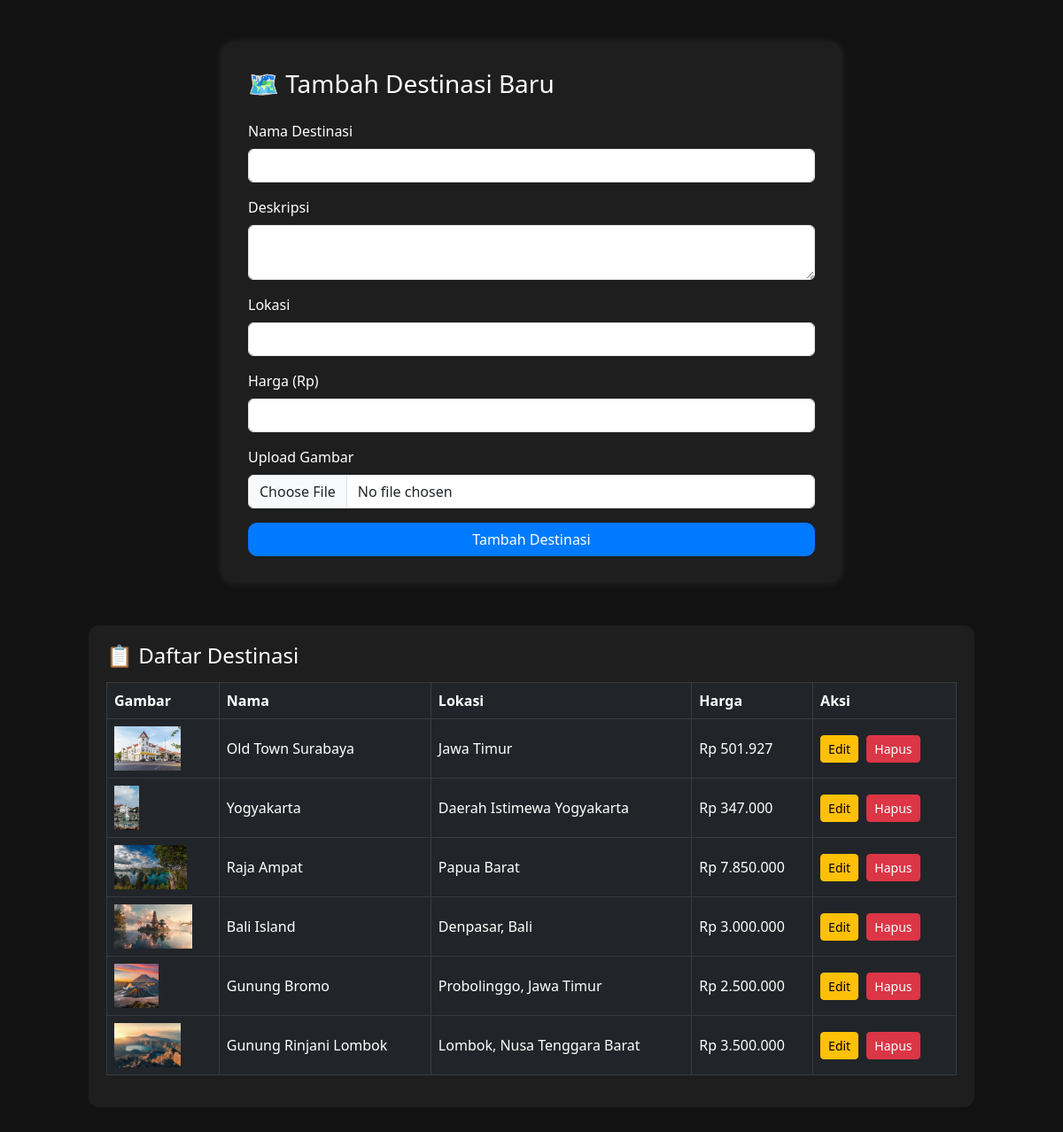
The app's page /admin/add_destination.php with its own data.
### tables this page shows
CREATE TABLE `destinations` (
  `id` int NOT NULL AUTO_INCREMENT,
  `name` varchar(255) DEFAULT NULL,
  `description` text,
  `image_path` varchar(255) DEFAULT NULL,
  `location` varchar(255) DEFAULT NULL,
  `price` int DEFAULT NULL,
  PRIMARY KEY (`id`)
);

### admin/add_destination.php (the view, shortened to what this page needs)
<?php
include '../includes/db.php';
$edit_mode = false;
$edit_data = null;
?>
<!DOCTYPE html>
<html>
<head>
    <link href="https://cdn.jsdelivr.net/npm/bootstrap@5.3.0/dist/css/bootstrap.min.css" rel="stylesheet">
</head>
<body>
    <div class="container mt-5">
        <div class="form-container">
            <h3 class="mb-4"><?= $edit_mode ? '✏️ Edit Destinasi' : '🗺️ Tambah Destinasi Baru' ?></h3>
            <form method="post" enctype="multipart/form-data">
                <div class="mb-3">
                    <label class="form-label">Nama Destinasi</label>
                    <input type="text" name="name" class="form-control" value="<?= $edit_data['name'] ?? '' ?>"
                        required>
                </div>
                <div class="mb-3">
                    <label class="form-label">Deskripsi</label>
                    <textarea name="description" class="form-control"
                        required><?= $edit_data['description'] ?? '' ?></textarea>
                </div>
                <div class="mb-3">
                    <label class="form-label">Lokasi</label>
                    <input type="text" name="location" class="form-control" value="<?= $edit_data['location'] ?? '' ?>"
                        required>
                </div>
                <div class="mb-3">
                    <label class="form-label">Harga (Rp)</label>
                    <input type="number" name="price" class="form-control" value="<?= $edit_data['price'] ?? '' ?>"
                        required>
                </div>
                <div class="mb-3">
                    <label class="form-label">Upload Gambar <?= $edit_mode ? '(boleh dikosongkan)' : '' ?></label>
                    <input type="file" name="image" class="form-control" <?= $edit_mode ? '' : 'required' ?>>
                </div>
                <div class="d-grid">
                    <button type="submit" class="btn btn-primary">
                        <?= $edit_mode ? 'Update Destinasi' : 'Tambah Destinasi' ?>
                    </button>
                </div>
            </form>
        </div>
        <div class="table-container mt-5">
            <h4 class="mb-3">📋 Daftar Destinasi</h4>
            <table class="table table-dark table-bordered table-hover align-middle">
                <thead>
                    <tr>
                        <th>Gambar</th>
                        <th>Nama</th>
                        <th>Lokasi</th>
                        <th>Harga</th>
                        <th>Aksi</th>
                    </tr>
                </thead>
                <tbody>
                    <?php
                    $all = $conn->query("SELECT * FROM destinations ORDER BY id DESC");
                    while ($row = $all->fetch_assoc()):
                    ?>
                    <tr>
                        <td><img src="../img/destinations/<?= $row['image_path'] ?>" alt="img"></td>
                        <td><?= $row['name'] ?></td>
                        <td><?= $row['location'] ?></td>
                        <td>Rp <?= number_format($row['price'], 0, ',', '.') ?></td>
                        <td>
                            <a href="?edit=<?= $row['id'] ?>" class="btn btn-warning btn-sm">Edit</a>
                            <a href="?delete=<?= $row['id'] ?>" class="btn btn-danger btn-sm"
                                onclick="return confirm('Yakin ingin menghapus destinasi ini?')">Hapus</a>
                        </td>
                    </tr>
                    <?php endwhile; ?>
                </tbody>
            </table>
        </div>
    </div>
</body>
</html>

### admin/add_destination.php (style rules this page uses)
body { background-color: #121212; color: white; }
.form-container { max-width: 700px; margin: auto; padding: 30px; background-color: #1e1e1e; border-radius: 15px; box-shadow: 0 0 10px rgba(255, 255, 255, 0.1); }
.form-label { font-weight: 500; }
.btn-primary { background-color: #007bff; border-radius: 10px; }
.table-container { max-width: 1000px; margin: 40px auto; background: #1e1e1e; padding: 20px; border-radius: 12px; }
table img { height: 50px; }
a.btn-sm { margin-right: 5px; }

### records on screen
destinations: image_path (picture), name "Old Town Surabaya", location "Jawa Timur", price "501.927"
destinations: image_path (picture), name "Yogyakarta", location "Daerah Istimewa Yogyakarta", price "347.000"
destinations: image_path (picture), name "Raja Ampat", location "Papua Barat", price "7.850.000"
destinations: image_path (picture), name "Bali Island", location "Denpasar, Bali", price "3.000.000"
destinations: image_path (picture), name "Gunung Bromo", location "Probolinggo, Jawa Timur", price "2.500.000"
destinations: image_path (picture), name "Gunung Rinjani Lombok", location "Lombok, Nusa Tenggara Barat", price "3.500.000"
